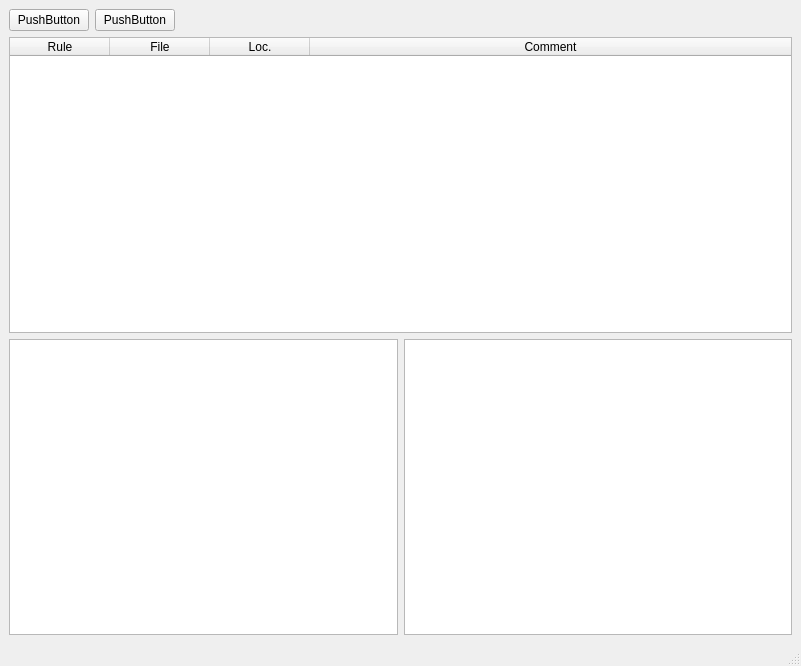
<?xml version="1.0" encoding="UTF-8"?>
<ui version="4.0">
 <class>MainWindow</class>
 <widget class="QMainWindow" name="MainWindow">
  <property name="geometry">
   <rect>
    <x>0</x>
    <y>0</y>
    <width>801</width>
    <height>666</height>
   </rect>
  </property>
  <property name="windowTitle">
   <string>MainWindow</string>
  </property>
  <property name="autoFillBackground">
   <bool>false</bool>
  </property>
  <widget class="QWidget" name="centralwidget">
   <layout class="QVBoxLayout" name="verticalLayout">
    <item>
     <layout class="QGridLayout" name="gridLayout">
      <item row="0" column="0">
       <widget class="QPushButton" name="pushButton">
        <property name="text">
         <string>PushButton</string>
        </property>
        <property name="checkable">
         <bool>false</bool>
        </property>
       </widget>
      </item>
      <item row="0" column="2">
       <spacer name="horizontalSpacer">
        <property name="orientation">
         <enum>Qt::Horizontal</enum>
        </property>
        <property name="sizeHint" stdset="0">
         <size>
          <width>40</width>
          <height>20</height>
         </size>
        </property>
       </spacer>
      </item>
      <item row="0" column="1">
       <widget class="QPushButton" name="pushButton_2">
        <property name="text">
         <string>PushButton</string>
        </property>
       </widget>
      </item>
     </layout>
    </item>
    <item>
     <widget class="QTableWidget" name="vioWidget">
      <property name="editTriggers">
       <set>QAbstractItemView::NoEditTriggers</set>
      </property>
      <property name="selectionMode">
       <enum>QAbstractItemView::SingleSelection</enum>
      </property>
      <property name="selectionBehavior">
       <enum>QAbstractItemView::SelectRows</enum>
      </property>
      <property name="rowCount">
       <number>0</number>
      </property>
      <property name="columnCount">
       <number>4</number>
      </property>
      <attribute name="horizontalHeaderStretchLastSection">
       <bool>true</bool>
      </attribute>
      <attribute name="verticalHeaderVisible">
       <bool>false</bool>
      </attribute>
      <column>
       <property name="text">
        <string>Rule</string>
       </property>
      </column>
      <column>
       <property name="text">
        <string>File</string>
       </property>
      </column>
      <column>
       <property name="text">
        <string>Loc.</string>
       </property>
      </column>
      <column>
       <property name="text">
        <string>Comment</string>
       </property>
      </column>
     </widget>
    </item>
    <item>
     <layout class="QHBoxLayout" name="horizontalLayout_5">
      <item>
       <widget class="QTableWidget" name="codeWidgetLeft">
        <property name="font">
         <font>
          <family>Courier New</family>
         </font>
        </property>
        <property name="layoutDirection">
         <enum>Qt::LeftToRight</enum>
        </property>
        <property name="editTriggers">
         <set>QAbstractItemView::NoEditTriggers</set>
        </property>
        <property name="selectionMode">
         <enum>QAbstractItemView::NoSelection</enum>
        </property>
        <property name="selectionBehavior">
         <enum>QAbstractItemView::SelectRows</enum>
        </property>
        <property name="showGrid">
         <bool>false</bool>
        </property>
        <property name="columnCount">
         <number>3</number>
        </property>
        <attribute name="horizontalHeaderVisible">
         <bool>false</bool>
        </attribute>
        <attribute name="horizontalHeaderMinimumSectionSize">
         <number>0</number>
        </attribute>
        <attribute name="horizontalHeaderDefaultSectionSize">
         <number>0</number>
        </attribute>
        <attribute name="horizontalHeaderStretchLastSection">
         <bool>true</bool>
        </attribute>
        <attribute name="verticalHeaderVisible">
         <bool>false</bool>
        </attribute>
        <attribute name="verticalHeaderMinimumSectionSize">
         <number>0</number>
        </attribute>
        <attribute name="verticalHeaderDefaultSectionSize">
         <number>0</number>
        </attribute>
        <attribute name="verticalHeaderHighlightSections">
         <bool>false</bool>
        </attribute>
        <column/>
        <column/>
        <column/>
       </widget>
      </item>
      <item>
       <widget class="QTableWidget" name="codeWidgetRight">
        <property name="font">
         <font>
          <family>Courier New</family>
         </font>
        </property>
        <property name="layoutDirection">
         <enum>Qt::LeftToRight</enum>
        </property>
        <property name="editTriggers">
         <set>QAbstractItemView::NoEditTriggers</set>
        </property>
        <property name="selectionMode">
         <enum>QAbstractItemView::NoSelection</enum>
        </property>
        <property name="selectionBehavior">
         <enum>QAbstractItemView::SelectRows</enum>
        </property>
        <property name="showGrid">
         <bool>false</bool>
        </property>
        <property name="columnCount">
         <number>3</number>
        </property>
        <attribute name="horizontalHeaderVisible">
         <bool>false</bool>
        </attribute>
        <attribute name="horizontalHeaderMinimumSectionSize">
         <number>0</number>
        </attribute>
        <attribute name="horizontalHeaderDefaultSectionSize">
         <number>0</number>
        </attribute>
        <attribute name="horizontalHeaderStretchLastSection">
         <bool>true</bool>
        </attribute>
        <attribute name="verticalHeaderVisible">
         <bool>false</bool>
        </attribute>
        <attribute name="verticalHeaderMinimumSectionSize">
         <number>0</number>
        </attribute>
        <attribute name="verticalHeaderDefaultSectionSize">
         <number>0</number>
        </attribute>
        <attribute name="verticalHeaderHighlightSections">
         <bool>false</bool>
        </attribute>
        <column/>
        <column/>
        <column/>
       </widget>
      </item>
     </layout>
    </item>
   </layout>
  </widget>
  <widget class="QMenuBar" name="menubar">
   <property name="geometry">
    <rect>
     <x>0</x>
     <y>0</y>
     <width>801</width>
     <height>21</height>
    </rect>
   </property>
  </widget>
  <widget class="QStatusBar" name="statusbar"/>
 </widget>
 <resources/>
 <connections>
  <connection>
   <sender>pushButton</sender>
   <signal>clicked()</signal>
   <receiver>MainWindow</receiver>
   <slot>button_clicked()</slot>
   <hints>
    <hint type="sourcelabel">
     <x>74</x>
     <y>45</y>
    </hint>
    <hint type="destinationlabel">
     <x>374</x>
     <y>46</y>
    </hint>
   </hints>
  </connection>
  <connection>
   <sender>vioWidget</sender>
   <signal>cellDoubleClicked(int,int)</signal>
   <receiver>MainWindow</receiver>
   <slot>show_code()</slot>
   <hints>
    <hint type="sourcelabel">
     <x>552</x>
     <y>266</y>
    </hint>
    <hint type="destinationlabel">
     <x>540</x>
     <y>34</y>
    </hint>
   </hints>
  </connection>
 </connections>
 <slots>
  <slot>button_clicked()</slot>
  <slot>show_code()</slot>
 </slots>
</ui>
